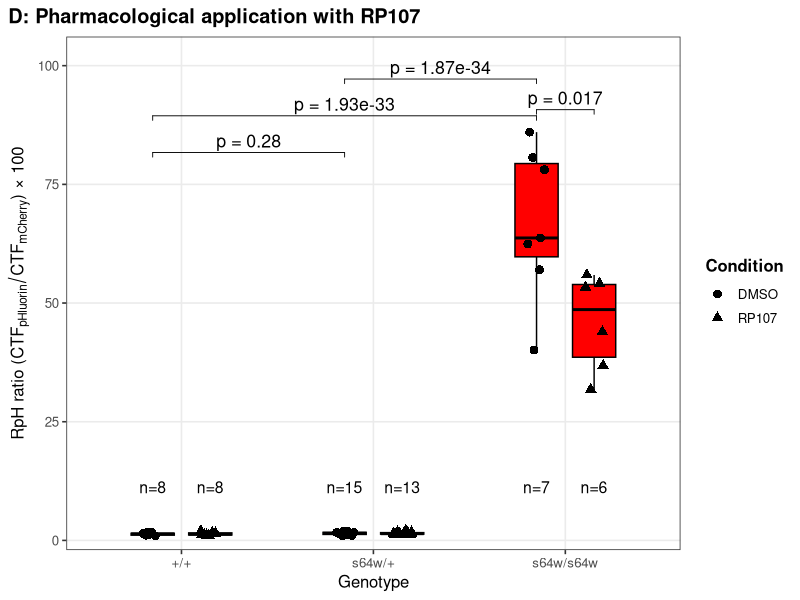
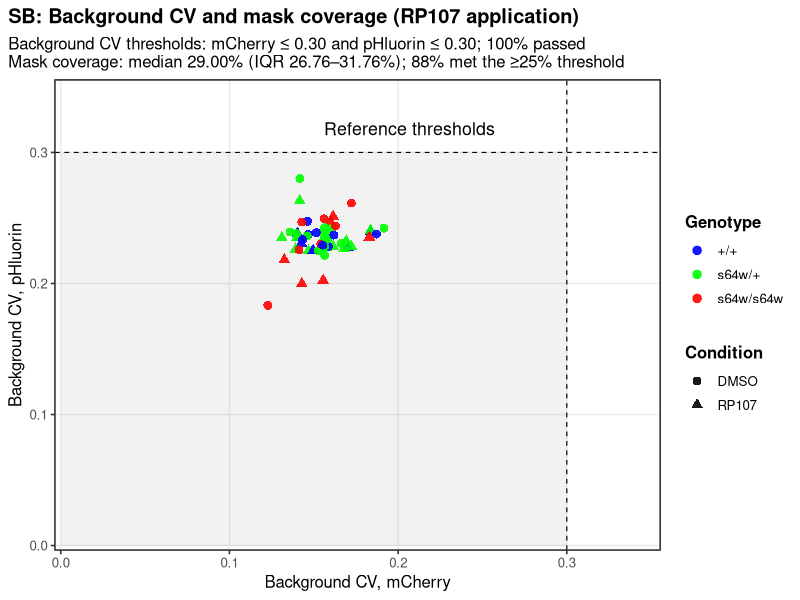

Here is the R script that generated these plots, in order:
library(readxl)
library(dplyr)
library(ggplot2)
library(emmeans)
library(sandwich)
library(ggpubr)

# Import data
df <- readxl::read_excel("data/GMR_RpH/RP107.xlsx")

# Settings
scale_factor <- 100
eps <- 1e-12
dodge_width <- 0.60

pd <- position_dodge(width = dodge_width)

pos_jit <- position_jitterdodge(jitter.width = 0.20,
                                jitter.height = 0,
                                dodge.width = dodge_width)

genotype_levels <- c("+/+",
                     "s64w/+",
                     "s64w/s64w")

condition_levels <- c("DMSO",
                      "RP107")

cols <- c("+/+" = "blue",
          "s64w/+" = "green",
          "s64w/s64w" = "red")

x_off <- c("DMSO" = -dodge_width / 4,
           "RP107" =  dodge_width / 4)

fmt_p <- function(p) {vapply(p,
                             FUN.VALUE = character(1),
                             FUN = function(x) {if (is.na(x)) {return(NA_character_)}
                               if (x < 1e-4) {
                                 paste0("p = ", format(signif(x, 3), scientific = TRUE))} 
                               else if (x < 0.01) {
                                 paste0("p = ", formatC(x, format = "f", digits = 4))} 
                               else if (x < 0.1) {
                                 paste0("p = ", formatC(x, format = "f", digits = 3))} 
                               else {paste0("p = ", formatC(x, format = "f", digits = 2))}})}

# Prepare analysis dataset
df1 <- df %>%
  mutate(Genotype = factor(Genotype,
                           levels = genotype_levels),
         Condition = factor(Condition,
                            levels = condition_levels)) %>%
  filter(puncta_area > 0,
         IntDen_corr_mC > 0,
         IntDen_corr_pH > 0) %>%
  mutate(RpH_ratio     = IntDen_corr_pH / IntDen_corr_mC,
         ratio_plot    = scale_factor * RpH_ratio,
         log_RpH_ratio = log(RpH_ratio + eps)) %>%
  filter(is.finite(RpH_ratio),
         is.finite(log_RpH_ratio))

# Linear model with HC3 robust covariance
fit <- lm(log_RpH_ratio ~ Genotype * Condition,
                    data = df1)

Vhc3 <- sandwich::vcovHC(fit,
                         type = "HC3")

# RP107 versus DMSO within each genotype
emm_treat <- emmeans(fit,
                     ~ Condition | Genotype,
                     vcov. = Vhc3)

p_within <- contrast(emm_treat,
                     method = "revpairwise",
                     adjust = "holm") %>%
  summary() %>%
  as.data.frame()

# Genotype comparisons within DMSO
emm_geno <- emmeans(fit,
                    ~ Genotype | Condition,
                    vcov. = Vhc3)

p_geno <- contrast(emm_geno,
                   method = "pairwise",
                   adjust = "holm") %>%
  summary() %>%
  as.data.frame() %>%
  filter(Condition == "DMSO")

# Plot positions
geno_lv <- levels(df1$Genotype)

x_center <- setNames(seq_along(geno_lv),
                     geno_lv)

y_all <- max(df1$ratio_plot,
             na.rm = TRUE)

y_byG <- df1 %>%
  group_by(Genotype) %>%
  summarise(ymax = max(ratio_plot,
                       na.rm = TRUE),
            .groups = "drop") %>%
  mutate(Genotype = as.character(Genotype))

# DMSO versus RP107 within each genotype
stats_within <- p_within %>%
  mutate(Genotype = as.character(Genotype),
         group1 = "DMSO",
         group2 = "RP107",
         xmin = unname(x_center[Genotype] + x_off["DMSO"]),
         xmax = unname(x_center[Genotype] + x_off["RP107"]),
         label = fmt_p(p.value)) %>%
  left_join(y_byG,
            by = "Genotype") %>%
  mutate(y.position = ymax + 0.055 * y_all) %>%
  filter(Genotype == "s64w/s64w")

# DMSO genotype comparisons
split_con <- strsplit(as.character(p_geno$contrast),
                      " - ",
                      fixed = TRUE)

g1 <- vapply(split_con,
             `[`,
             character(1),
             1)

g2 <- vapply(split_con,
             `[`,
             character(1),
             2)

g1 <- trimws(gsub("[`()]", "",
                  g1))

g2 <- trimws(gsub("[`()]", "",
                  g2))

target <- tibble::tibble(group1 = c("+/+",
                                    "+/+",
                                    "s64w/+"),
                         group2 = c("s64w/+",
                                    "s64w/s64w",
                                    "s64w/s64w"))

match_idx <- match(paste(target$group1,
                         target$group2),
                   paste(g1,
                         g2))

stats_dmsogeno <- target %>%
  mutate(label = fmt_p(p_geno$p.value[match_idx]),
         xmin = unname(x_center[group1] + x_off["DMSO"]),
         xmax = unname(x_center[group2] + x_off["DMSO"]),
         y.position = c(0.95,
                        1.04,
                        1.13) * y_all)

# Sample-size labels
nlab <- df1 %>%
  count(Genotype,
        Condition,
        name = "n") %>%
  mutate(x = unname(x_center[as.character(Genotype)] + x_off[as.character(Condition)]),
         y = 0.13 * y_all,
         label = paste0("n=",
                        n))

# Y-axis limit
annotation_max <- max(stats_within$y.position,
                      stats_dmsogeno$y.position,
                      na.rm = TRUE)

y_limit <- max(100,
               annotation_max * 1.05)

# Figure 4C
set.seed(1)

figure_4c <- ggplot(df1,
                    aes(x = Genotype,
                        y = ratio_plot,
                        fill = Genotype)) +
  geom_boxplot(aes(group = interaction(Genotype,
                                       Condition)),
               width = 0.45,
               outlier.shape = NA,
               colour = "black",
               coef = Inf,
               position = pd) +
  geom_point(aes(shape = Condition,
                 group = Condition),
             position = pos_jit,
             size = 3,
             fill = "black",
             colour = "black",
             stroke = 0) +
  geom_text(data = nlab,
            aes(x = x,
                y = y,
                label = label),
            inherit.aes = FALSE,
            size = 4) +
  ggpubr::stat_pvalue_manual(stats_within,
                             label = "label",
                             xmin = "xmin",
                             xmax = "xmax",
                             y.position = "y.position",
                             tip.length = 0.01,
                             size = 4.5,
                             inherit.aes = FALSE) +
  ggpubr::stat_pvalue_manual(stats_dmsogeno,
                             label = "label",
                             xmin = "xmin",
                             xmax = "xmax",
                             y.position = "y.position",
                             tip.length = 0.01,
                             size = 4.5,
                             inherit.aes = FALSE) +
  scale_fill_manual(values = cols,
                    guide = "none") +  
  scale_shape_manual(values = c("DMSO" = 21,
                                "RP107" = 24),
                     name = "Condition") +
  scale_y_continuous(limits = c(0,
                                y_limit),
                     expand = expansion(mult = c(0.02,
                                                 0.04))) +
  labs(x = "Genotype",
       y = expression("RpH ratio (" * CTF[pHluorin] / CTF[mCherry] * ") × 100"),
       title = "D: Pharmacological application with RP107") +
  guides(shape = guide_legend(order = 1,
                              override.aes = list(fill = "black",
                                                  colour = "black",
                                                  size = 3))) +
  theme_bw(base_size = 12) +
  theme(panel.grid.minor = element_blank(),
        plot.title.position = "plot",
        plot.title = element_text(hjust = 0,
                                  face = "bold"),
        legend.position = "right",
        legend.title = element_text(face = "bold"))

figure_4c

# Supplementary Figure S9B: Background CV and mask coverage: RP107 application
cv_threshold       <- 0.30
coverage_threshold <- 25
eps                 <- 1e-12

condition_shapes <- c("DMSO"  = 16,
                      "RP107" = 17)

eye_rp107_qc <- df1 %>%
  mutate(CV_mCherry = if_else(is.finite(back_mean_mC) & back_mean_mC > eps,
                              SD_mC / back_mean_mC,
                              NA_real_),
         CV_pHluorin = if_else(is.finite(back_mean_pH) & back_mean_pH > eps,
                               SD_pH / back_mean_pH,
                               NA_real_),
         mask_coverage = if_else(is.finite(whole_eye_area) & whole_eye_area > 0,
                                 100 * puncta_area / whole_eye_area,
                                 NA_real_)) %>%
  filter(is.finite(CV_mCherry),
         is.finite(CV_pHluorin),
         is.finite(mask_coverage))

# QC summaries
cv_pass_rate <- mean(eye_rp107_qc$CV_mCherry <= cv_threshold & eye_rp107_qc$CV_pHluorin <= cv_threshold)

coverage_pass_rate <- mean(eye_rp107_qc$mask_coverage >= coverage_threshold)

coverage_median <- median(eye_rp107_qc$mask_coverage,
                          na.rm = TRUE)

coverage_iqr <- quantile(eye_rp107_qc$mask_coverage,
                         probs = c(0.25, 0.75),
                         na.rm = TRUE,
                         names = FALSE)

qc_subtitle <- sprintf(paste0("Background CV thresholds: mCherry ≤ %.2f and pHluorin ≤ %.2f; %d%% passed\n",
                              "Mask coverage: median %.2f%% (IQR %.2f–%.2f%%); %d%% met the ≥%d%% threshold"),
                       cv_threshold,
                       cv_threshold,
                       round(100 * cv_pass_rate),
                       coverage_median,
                       coverage_iqr[1],
                       coverage_iqr[2],
                       round(100 * coverage_pass_rate),
                       coverage_threshold)

# Axis limits
x_upper <- max(eye_rp107_qc$CV_mCherry,
               cv_threshold,
               na.rm = TRUE) * 1.15

y_upper <- max(eye_rp107_qc$CV_pHluorin,
               cv_threshold,
               na.rm = TRUE) * 1.15

# Supplementary Figure S9B
figure_s9b <- ggplot(eye_rp107_qc,
                     aes(x = CV_mCherry,
                         y = CV_pHluorin,
                         colour = Genotype,
                         shape = Condition)) +
  annotate("rect",
           xmin = 0,
           xmax = cv_threshold,
           ymin = 0,
           ymax = cv_threshold,
           alpha = 0.08) +
  geom_vline(xintercept = cv_threshold,
             linetype = "dashed",
             linewidth = 0.4) +
  geom_hline(yintercept = cv_threshold,
             linetype = "dashed",
             linewidth = 0.4) +
  geom_point(size = 2.8,
             alpha = 0.90,
             stroke = 0.3) +
  annotate("text",
           x = 0.52 * cv_threshold,
           y = 1.06 * cv_threshold,
           label = "Reference thresholds",
           hjust = 0,
           size = 4.5) +
  scale_colour_manual(values = cols,
                      breaks = names(cols),
                      name = "Genotype") +
  scale_shape_manual(values = condition_shapes,
                     breaks = names(condition_shapes),
                     name = "Condition") +
  scale_x_continuous(limits = c(0, x_upper),
                     expand = expansion(mult = c(0.01, 0.03))) +
  scale_y_continuous(limits = c(0, y_upper),
                     expand = expansion(mult = c(0.01, 0.03))) +
  labs(title = "SB: Background CV and mask coverage (RP107 application)",
       subtitle = qc_subtitle,
       x = "Background CV, mCherry",
       y = "Background CV, pHluorin") +
  guides(colour = guide_legend(order = 1),
         shape = guide_legend(order = 2)) +
  theme_bw(base_size = 12) +
  theme(panel.grid.minor = element_blank(),
        plot.title.position = "plot",
        plot.title = element_text(hjust = 0,
                                  face = "bold"),
        legend.position = "right",
        legend.title = element_text(face = "bold"))

figure_s9b
